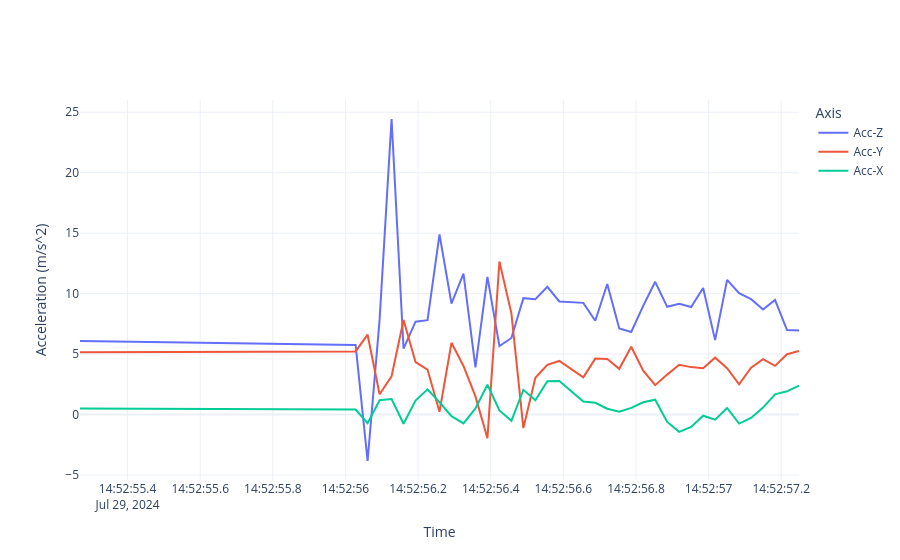

Notebook source saved alongside this figure:
### Code cell
df_combined_30hz = pd.read_csv('../../data/Curb/P3/handlebar/Accelerometer/Accelerometer_data_combined_30hz.csv')
check_random_curb_after_downsampling(df_combined_30hz, time_value='2024-07-29 14:52:56.244')
print_sampling_frequency(df_combined_30hz, 'NTP')
